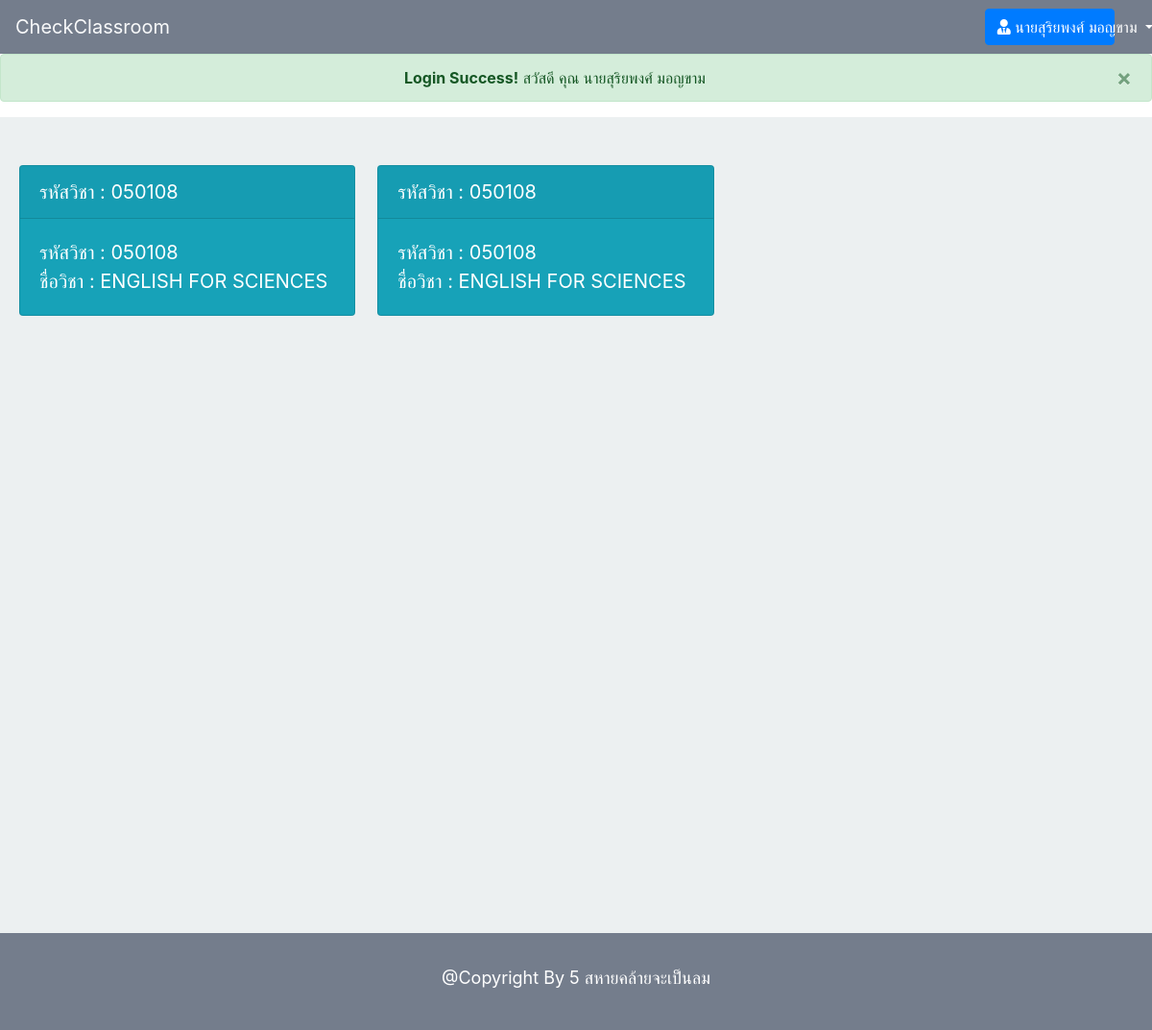
The app's page /student/student_home.php (signed in), older data.
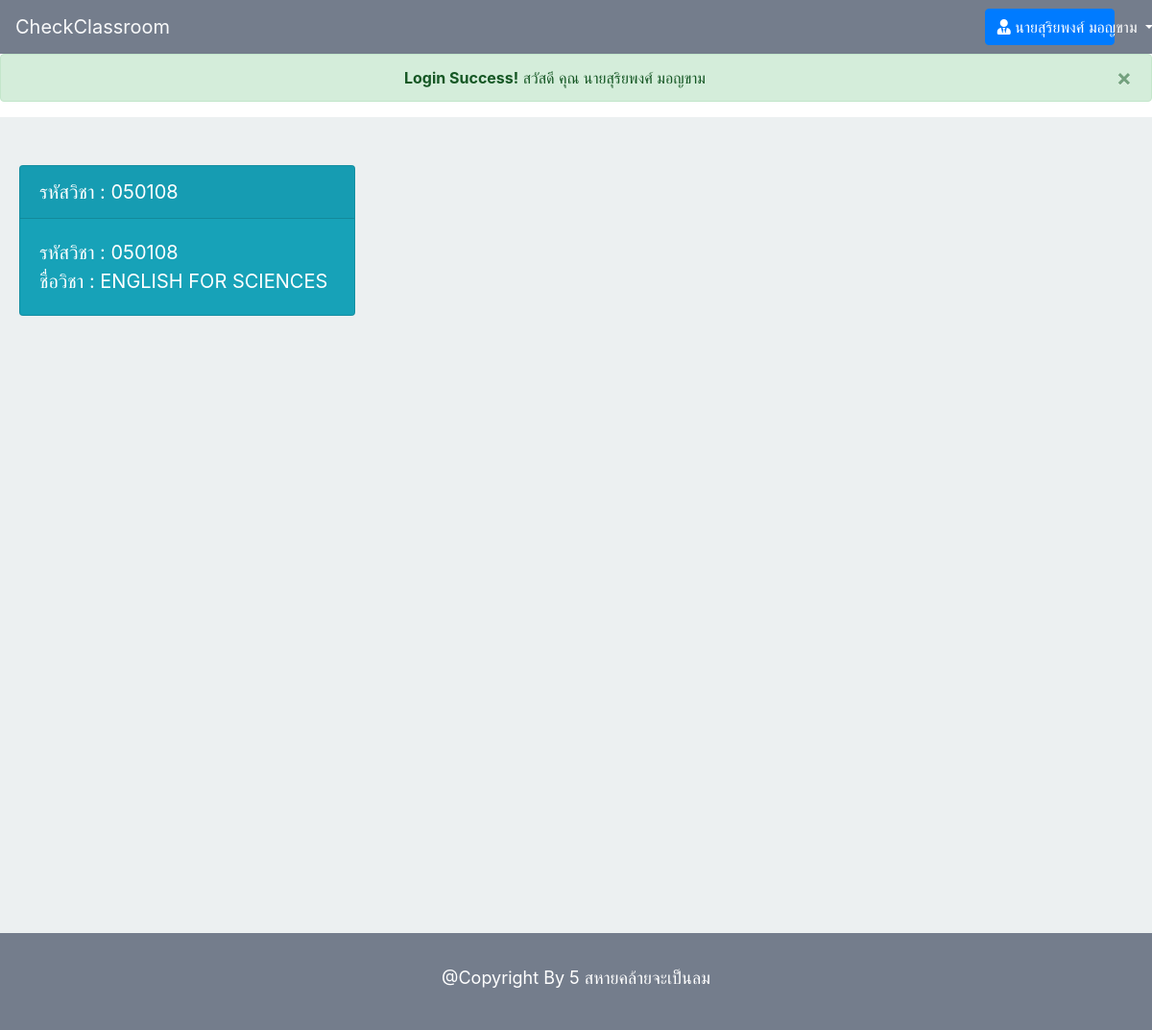
The same page, newer data.
### tables this page shows
CREATE TABLE `enroll` (
  `enroll_id` int(10) NOT NULL,
  `c_id` varchar(10) NOT NULL,
  `c_name` varchar(255) NOT NULL,
  `c_sec` int(3) NOT NULL,
  `c_year` varchar(20) NOT NULL,
  `c_term` int(1) NOT NULL,
  `l_name` varchar(50) DEFAULT NULL,
  `l_username` varchar(30) DEFAULT NULL,
  `t_username` varchar(50) DEFAULT NULL,
  `t_name` varchar(100) DEFAULT NULL,
  `s_id` varchar(30) NOT NULL,
  `s_name` varchar(50) NOT NULL,
  `s_department` varchar(30) NOT NULL,
  `status` int(1) DEFAULT '1'
);

### student/student_home.php (the view, shortened to what this page needs)
<?php
	include '../connect.php';
	$stmt = $pdo->prepare("SELECT * FROM student WHERE s_id = ?");
	$stmt->bindParam(1,$_SESSION["username"]);
	$stmt->execute();
	while ($row=$stmt->fetch()) {
	 	$rowName["s_name"] = $row["s_name"];
	 }
	$stmt2=$pdo->prepare("SELECT * FROM enroll WHERE s_id = ?");
	$stmt2->bindParam(1,$_SESSION['username']);
	$stmt2->execute();
	if (!empty($_SESSION['username']) && $_SESSION['permission'] == 3) {
?>
<!DOCTYPE html>
<html>
<head>
	<link rel="stylesheet" href="https://maxcdn.bootstrapcdn.com/bootstrap/4.0.0/css/bootstrap.min.css">
	<link rel="stylesheet" href="https://use.fontawesome.com/releases/v5.7.2/css/all.css">
	<link rel="stylesheet" type="text/css" href="../style.css">
</head>
<body>
	<nav class="navbar sticky-top navbar-light navbar-expand-lg" style="background-color: #747d8c;">
 		<a class="navbar-brand text-light" href="studuent_home.php">CheckClassroom</a>
		  <div class="collapse navbar-collapse" id="navbarSupportedContent">
		    <div class="form-inline my-2 my-lg-0 mr-sm-2 col-md-2">
		    	<a href="" class="btn btn-primary  dropdown-toggle col-12" data-toggle="dropdown" aria-haspopup="true" aria-expanded="false"> <i class="fas fa-user-tie"></i> <?= $rowName["s_name"] ?> </a>
		    </div>
		  </div>
	</nav>
	<?php
		if (!empty($_COOKIE["login_success"])){ ?>
			<div class="alert alert-success alert-dismissible fade show" role="alert" id="login_success">
				<center>
					<strong>Login Success!</strong> สวัสดี คุณ <?= $rowName["s_name"] ?>
				</center>
				<button type="button" class="close" data-dismiss="alert" aria-label="Close">
					<span aria-hidden="true">&times;</span>
				</button>
			</div>
	<?php } ?>
	<div style="padding-top: 50px;padding-bottom: 50px;min-height: 850px;background-color: #ecf0f1;">
		<div class="form-inline d-flex " style="margin-left: 20px;">
			<?php while ($row2=$stmt2->fetch()) {?>
				<div class="card-deck my-2 my-lg-0 mr-sm-2 mb-4">
				<div class="card bg-info zoomclass mb-4">
					<a href="detail_class.php?c_id=<?=$row2['c_id']?>">
						<div class="card-header">
								<p class="card-text text-white" style="font-size: 20px;"> รหัสวิชา : <?=$row2['c_id']?> </p>
							</div>
						<div class="card-body">
							<div class="form-group mr-sm-2">
								<p class="card-text text-white" style="font-size: 20px;"> รหัสวิชา : <?=$row2['c_id']?> </p>
							</div>
							<div class="form-group mr-sm-2">
								<p class="card-text text-white" style="font-size: 20px;"> ชื่อวิชา : <?=$row2['c_name']?> </p>
							</div>
						</div>
					</a>
				</div>
			</div>
			<?php } ?>
		</div>
	</div>
	<footer style="background-color: #747d8c; padding: 24px;">
		<div style="text-align: center;">
			<label style="font-size: 18px; color: white; padding: 9px;">@Copyright By 5 สหายคล้ายจะเป็นลม</label>
		</div>
	</footer>
</body>
</html>
<?php } else {
		setcookie('wrong_login',1,time()+10,'/');
		echo "<script type='text/javascript'> window.location.href = '../index.php';</script>";
	} ?>

### student/student_home.php (style rules this page uses)
.zoomclass { max-width: 500px; max-height: 500px; transition: transform .2s; }

Row changes from the older to the newer data that the page shows:
removed enroll: c "050108", c_name "ENGLISH FOR SCIENCES"
